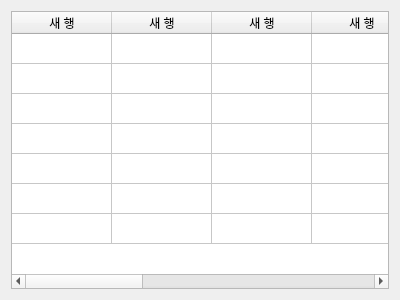
<?xml version="1.0" encoding="UTF-8"?>
<ui version="4.0">
 <class>Form</class>
 <widget class="QWidget" name="Form">
  <property name="geometry">
   <rect>
    <x>0</x>
    <y>0</y>
    <width>400</width>
    <height>300</height>
   </rect>
  </property>
  <property name="windowTitle">
   <string>Form</string>
  </property>
  <layout class="QGridLayout" name="gridLayout">
   <item row="0" column="0">
    <widget class="QTableWidget" name="tableWidget">
     <property name="rowCount">
      <number>7</number>
     </property>
     <attribute name="verticalHeaderVisible">
      <bool>false</bool>
     </attribute>
     <row/>
     <row/>
     <row/>
     <row/>
     <row/>
     <row/>
     <row/>
     <column>
      <property name="text">
       <string>새 행</string>
      </property>
     </column>
     <column>
      <property name="text">
       <string>새 행</string>
      </property>
     </column>
     <column>
      <property name="text">
       <string>새 행</string>
      </property>
     </column>
     <column>
      <property name="text">
       <string>새 행</string>
      </property>
     </column>
     <column>
      <property name="text">
       <string>새 행</string>
      </property>
     </column>
     <column>
      <property name="text">
       <string>새 행</string>
      </property>
     </column>
     <column>
      <property name="text">
       <string>새 행</string>
      </property>
     </column>
     <column>
      <property name="text">
       <string>새 행</string>
      </property>
     </column>
     <column>
      <property name="text">
       <string>새 행</string>
      </property>
     </column>
    </widget>
   </item>
  </layout>
 </widget>
 <resources/>
 <connections/>
</ui>
